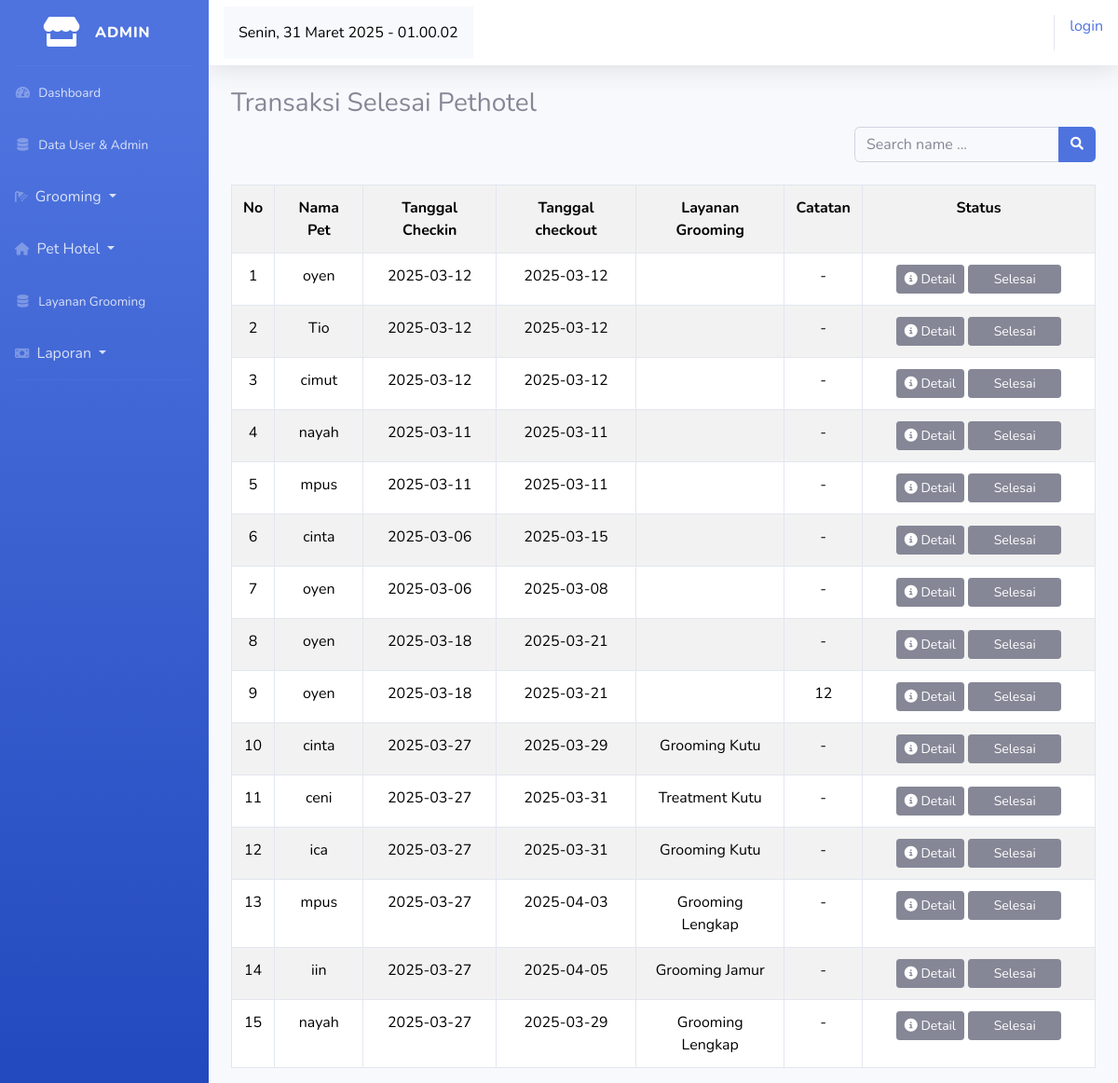
Screenshot of /index.php/admin/transaction_pethotel/transaksi_selesai with the database file from the repository.
### tables this page shows
CREATE TABLE `transaction_pethotel` (
  `transaction_id` int(11) NOT NULL,
  `user_id` int(11) NOT NULL,
  `id_cat` int(11) NOT NULL,
  `date_checkin` date NOT NULL,
  `date_checkout` date NOT NULL,
  `bring_food` tinyint(1) NOT NULL,
  `grooming_id` int(2) NOT NULL,
  `bank` varchar(20) NOT NULL,
  `notes` text NOT NULL,
  `transaction_date` timestamp NOT NULL DEFAULT current_timestamp() ON UPDATE current_timestamp(),
  `total_price` int(11) NOT NULL,
  `status` varchar(20) NOT NULL DEFAULT 'Belum Terbayar',
  `image` varchar(50) NOT NULL
);

CREATE TABLE `cats` (
  `cat_id` int(11) NOT NULL,
  `user_id` int(5) NOT NULL,
  `name` varchar(50) NOT NULL,
  `breed` varchar(50) NOT NULL,
  `tgl_cat` date NOT NULL,
  `gender` varchar(10) NOT NULL,
  `sertivikat` varchar(50) NOT NULL,
  `image` varchar(50) NOT NULL
);

CREATE TABLE `service_grooming` (
  `id_grooming` int(11) NOT NULL,
  `name` varchar(50) NOT NULL,
  `description` text NOT NULL,
  `price` int(11) NOT NULL,
  `image` varchar(20) NOT NULL
);

### application/controllers/admin/transaction_pethotel.php (called while the page is built, shortened)
<?php
 class Transaction_pethotel extends CI_Controller {
	public function transaksi_selesai() {
		$data['transaksi'] = $this->model_transaction_pethotel->transaksi_selesai();
		$this->load->view('tamplates_admin/header');
		$this->load->view('tamplates_admin/sidebar');
		$this->load->view('admin/pethotel/transaksi_selesai',$data);
		$this->load->view('tamplates_admin/footer');
	}
}
?>

### index.php (called while the page is built, shortened)
<?php
require_once BASEPATH.'core/CodeIgniter.php';

### application/models/admin/model_transaction_pethotel.php (called while the page is built, shortened)
<?php
	class Model_transaction_pethotel extends CI_Model {
		public function transaksi_selesai() {
			$this->db->select('transaction_pethotel.*,cats.name as cat_name, service_grooming.name as grooming_name');
			$this->db->from('transaction_pethotel');
			$this->db->join('cats', 'cats.cat_id = transaction_pethotel.id_cat');
			$this->db->join('service_grooming', 'service_grooming.id_grooming = transaction_pethotel.grooming_id', 'left');
			$this->db->where('transaction_pethotel.status', "Selesai");
			$result = $this->db->get();
			return $result->result();
		}
	}
?>

### application/views/admin/pethotel/transaksi_selesai.php (the view)
<div class="container-fluid">
	<h3>Transaksi Selesai Pethotel</h3>
	<div class="d-flex flex-row mb-4">
		<div class="ms-auto">
			<form class="d-none d-sm-inline-block form-inline mr-auto ml-md-3 my-2 my-md-0 mw-100 navbar-search" method="get" action="<?php echo site_url('admin/transaction_pethotel/search_user'); ?>">
				<div class="input-group">
					<input type="text" class="form-control bg-light border-1 small" placeholder="Search name ..." aria-label="Search" aria-describedby="basic-addon2" name="search">
					<div class="input-group-append">
						<button class="btn btn-primary" type="submit">
							<i class="fas fa-search fa-sm"></i>
						</button>
					</div>
				</div>
			</form>
		</div>
	</div>
	<table class="table table-bordered table-hover table-striped text-center">
		<tr>
			<th>No</th>
			<th>Nama Pet</th>
			<th>Tanggal Checkin</th>
			<th>Tanggal checkout</th>
			<th>Layanan Grooming</th>
			<th>Catatan</th>
			<th>Status</th>
		</tr>
		<?php if(empty($transaksi)): ?>
            <tr>
                <td colspan="7" class="text-center">Tidak ada transaksi</td>
            </tr>
        <?php else: ?>
            <?php $no = 1; ?>
            <?php foreach ($transaksi as $tr): ?>
                <tr>
                    <td><?php echo $no++ ?></td>
                    <td><?php echo $tr->cat_name; ?></td>
                    <td><?php echo $tr->date_checkin ?></td>
                    <td><?php echo $tr->date_checkout ?></td>
                    <td><?php echo $tr->grooming_name ?></td>
                    <td><?php echo $tr->notes; ?></td>
					<td style="width:250px;">
					<a href="<?php echo site_url('admin/transaction_pethotel/detail_data/'.$tr->transaction_id) ?>"><div class="btn btn-secondary btn-sm"><i class="fa-solid fa-circle-info"></i> Detail</div></a>
					<?php if ($tr->status == "Belum Terbayar") : ?>
						<div style="width:100px;" class="btn btn-success btn-sm">Belum Terbayar</div>
					<?php elseif ( $tr->status == "Proses") :?>
						<div style="width:100px;" class="btn btn-warning btn-sm">Diproses</div>
					<?php elseif ( $tr->status == "Sudah Terbayar"): ?>
						<div style="width:100px;" class="btn btn-primary btn-sm">Sudah Terbayar</div>
					<?php elseif ( $tr->status == "Selesai") :?>
						<div style="width:100px;" class="btn btn-secondary btn-sm">Selesai</div>
					<?php endif; ?>
				</td>
                </tr>
            <?php endforeach; ?>
        <?php endif; ?>
	</table>
</div>

### rows the page displays
transaction_pethotel: id_cat.name "oyen", date_checkin "2025-03-12", date_checkout "2025-03-12", notes "-", status "Selesai"
transaction_pethotel: id_cat.name "Tio", date_checkin "2025-03-12", date_checkout "2025-03-12", notes "-", status "Selesai"
transaction_pethotel: id_cat.name "cimut", date_checkin "2025-03-12", date_checkout "2025-03-12", notes "-", status "Selesai"
transaction_pethotel: id_cat.name "nayah", date_checkin "2025-03-11", date_checkout "2025-03-11", notes "-", status "Selesai"
transaction_pethotel: id_cat.name "mpus", date_checkin "2025-03-11", date_checkout "2025-03-11", notes "-", status "Selesai"
transaction_pethotel: id_cat.name "cinta", date_checkin "2025-03-06", date_checkout "2025-03-15", notes "-", status "Selesai"
transaction_pethotel: id_cat.name "oyen", date_checkin "2025-03-06", date_checkout "2025-03-08", notes "-", status "Selesai"
transaction_pethotel: id_cat.name "oyen", date_checkin "2025-03-18", date_checkout "2025-03-21", notes "-", status "Selesai"
transaction_pethotel: id_cat.name "oyen", date_checkin "2025-03-18", date_checkout "2025-03-21", notes "12", status "Selesai"
transaction_pethotel: id_cat.name "cinta", date_checkin "2025-03-27", date_checkout "2025-03-29", service_grooming.name "Grooming Kutu", notes "-", status "Selesai"
transaction_pethotel: id_cat.name "ceni", date_checkin "2025-03-27", date_checkout "2025-03-31", service_grooming.name "Treatment Kutu", notes "-", status "Selesai"
transaction_pethotel: id_cat.name "ica", date_checkin "2025-03-27", date_checkout "2025-03-31", service_grooming.name "Grooming Kutu", notes "-", status "Selesai"
transaction_pethotel: id_cat.name "mpus", date_checkin "2025-03-27", date_checkout "2025-04-03", service_grooming.name "Grooming Lengkap", notes "-", status "Selesai"
transaction_pethotel: id_cat.name "iin", date_checkin "2025-03-27", date_checkout "2025-04-05", service_grooming.name "Grooming Jamur", notes "-", status "Selesai"
transaction_pethotel: id_cat.name "nayah", date_checkin "2025-03-27", date_checkout "2025-03-29", service_grooming.name "Grooming Lengkap", notes "-", status "Selesai"

### other values shown
anchor('auth/login', 'login') "login"
